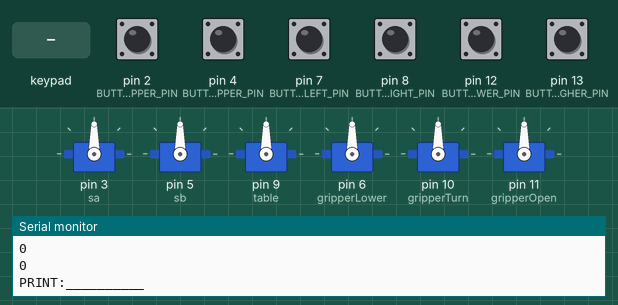
Simulated run of this sketch. Board: Arduino Uno, built with avr-gcc and run on an emulated ATmega328P. Shown: 6 × servo, the last lines printed to the serial monitor. The test bench sets the inputs (shaded band); at power-on: pin 2 (BUTTON_OPEN_GRIPPER_PIN), pin 4 (BUTTON_CLOSE_GRIPPER_PIN), pin 7 (BUTTON_TURN_LEFT_PIN), pin 8 (BUTTON_TURN_RIGHT_PIN), pin 12 (BUTTON_ANGLE_LOWER_PIN), pin 13 (BUTTON_ANGLE_HIGHER_PIN) HIGH.

Above: at 1.2 s.
1.3 s: key 'U' pressed
At 2.0 s:
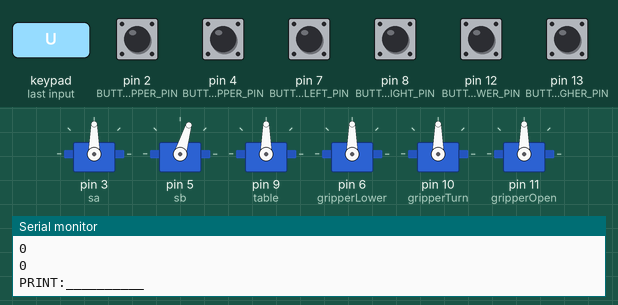
3.2 s: pin 2 (BUTTON_OPEN_GRIPPER_PIN) pulled LOW for 1 s
At 5.3 s:
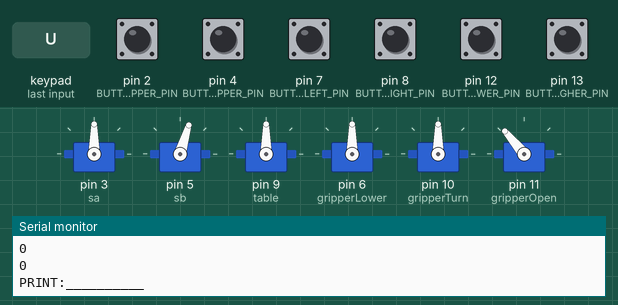
5.7 s: pin 7 (BUTTON_TURN_LEFT_PIN) pulled LOW for 1 s
At 7.0 s:
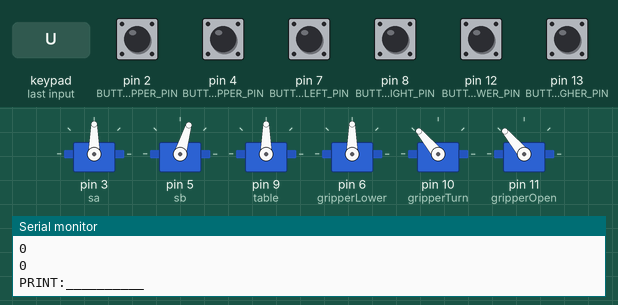
8.2 s: pin 4 (BUTTON_CLOSE_GRIPPER_PIN) pulled LOW for 1 s
At 10.0 s:
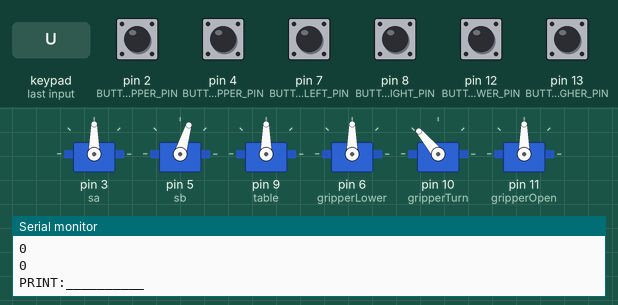
10.7 s: pin 8 (BUTTON_TURN_RIGHT_PIN) pulled LOW for 1 s
At 11.18 s:
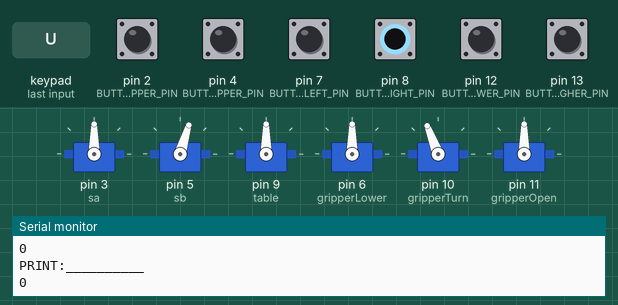
13.2 s: pin 12 (BUTTON_ANGLE_LOWER_PIN) pulled LOW for 1 s
At 14.7 s:
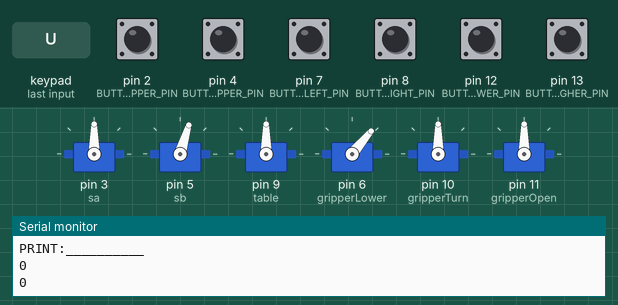
Timing chart, 0 to 16.2 s (numbered marks = the images above; inputs shaded):
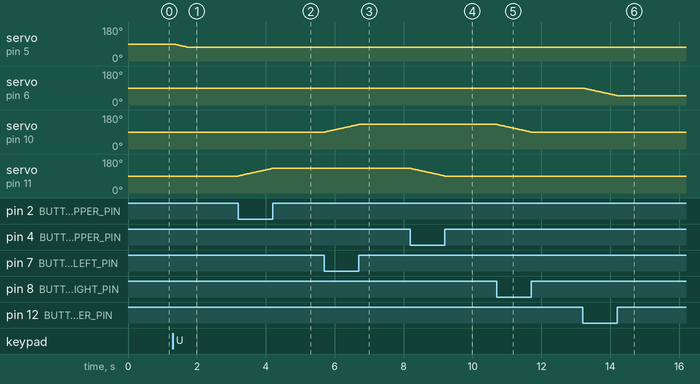

The sketch:

robotarmtesting.ino
```cpp
#include <Wire.h>
#include "Nunchuk.h"
#include <Servo.h>
#define ARDUINO

// Alle Servovariablen definiern
Servo sa, sb, table, gripperLower, gripperTurn, gripperOpen;

// Alle Buttonpins Definieren
const int BUTTON_OPEN_GRIPPER_PIN = 2;
const int BUTTON_CLOSE_GRIPPER_PIN = 4;
const int BUTTON_TURN_LEFT_PIN = 7;
const int BUTTON_TURN_RIGHT_PIN = 8;
const int BUTTON_ANGLE_LOWER_PIN = 12;
const int BUTTON_ANGLE_HIGHER_PIN = 13;

// Minimal- und Maximalwinkel definieren
const int MIN = 0;
const int MAX = 180;
const int MIN_A = 10;
const int MAX_A = 180;
const int MIN_B = 0;
const int MAX_B = 110;
const int MIN_W = 0;
const int MAX_W = 180;
const int MIN_GRIPPERL = 0;
const int MAX_GRIPPERL = 180;
const int MIN_GRIPPERT = 0;
const int MAX_GRIPPERT = 180;


// Startposition der Winkel definieren
float angleA = 90;
float angleB = 90;
float tableW = 90;
float gripperLowerAngle = 90;
float gripperTurnAngle = 90;
float gripperOpenAngle = 90;

void setup() {
    // Servos den Pins zuweisen
    sa.attach(3);  // Black
    sb.attach(5);  // Yellow
    table.attach(9);  // Brown
    gripperLower.attach(6);  // Orange
    gripperTurn.attach(10);  // Red
    gripperOpen.attach(11);  // Green

    // Serielleschnitstelle
    Serial.begin(9600);

    // Nunchuk einbinden
    Wire.begin();
    nunchuk_init();

    // Buttons als Inputs definieren
    pinMode(BUTTON_OPEN_GRIPPER_PIN, INPUT_PULLUP);
    pinMode(BUTTON_CLOSE_GRIPPER_PIN, INPUT_PULLUP);
    pinMode(BUTTON_TURN_LEFT_PIN, INPUT_PULLUP);
    pinMode(BUTTON_TURN_RIGHT_PIN, INPUT_PULLUP);
    pinMode(BUTTON_ANGLE_LOWER_PIN, INPUT_PULLUP);
    pinMode(BUTTON_ANGLE_HIGHER_PIN, INPUT_PULLUP);
}

void loop() {
  if (nunchuk_read()) {
    // Werte von Joystick auslesen
    float x = nunchuk_joystickX();
    float y = nunchuk_joystickY();
    int c = nunchuk_buttonC();
    int z = nunchuk_buttonZ();

    Serial.println("PRINT:__________");
    Serial.println(nunchuk_buttonC());
    Serial.println(c);

    // Roboterarm drehen
    if(MIN < tableW) {
      if(x > 90) {
        tableW -= 1;
      } else if(x > 30) {
        tableW -= 0.5;
      }
    }

    if(MAX > tableW) {
      if(x < -90) {
        tableW += 1;
      } else if(x < -30) {
        tableW += 0.5;
      }
    }

    // Armteil vorne bewegen
    if(MIN_B < angleB) {
      if(y > 90) {
        angleB -= 1;
      } else if(y > 30) {
        angleB -= 0.5;
      }
    }

    if(MAX_B > angleB) {
      if(y < -90) {
        angleB += 1;
      } else if(y < -30) {
        angleB += 0.5;
      }
    }

    // Roboterarm nach oben und unten bewegen
    if(z == 1 && MIN_A < angleA) {
      angleA -= 0.3;
    }

    if(c == 1 && MAX_A > angleA) {
      angleA += 0.3;
    }

    // Greifer nach oben oder unten
    if (!digitalRead(BUTTON_ANGLE_HIGHER_PIN) && MAX_GRIPPERL > gripperLowerAngle) {
        gripperLowerAngle += 1;
    } else if (!digitalRead(BUTTON_ANGLE_LOWER_PIN) && MIN_GRIPPERL < gripperLowerAngle) {
        gripperLowerAngle -= 1;
    }

    // Greifer drehen
    if (!digitalRead(BUTTON_TURN_LEFT_PIN) && MAX_GRIPPERT > gripperTurnAngle) {
        gripperTurnAngle += 1;
    } else if (!digitalRead(BUTTON_TURN_RIGHT_PIN) && MIN_GRIPPERT < gripperTurnAngle) {
        gripperTurnAngle -= 1;
    }

    // greifen
    if (!digitalRead(BUTTON_OPEN_GRIPPER_PIN) && MAX > gripperOpenAngle) {
        gripperOpenAngle += 1;
    } else if (!digitalRead(BUTTON_CLOSE_GRIPPER_PIN) && MIN < gripperOpenAngle) {
        gripperOpenAngle -= 1;
    }

    // alle Servos beschreiben
    sa.write(angleA);
    sb.write(angleB);
    table.write(tableW);
    gripperLower.write(gripperLowerAngle);
    gripperTurn.write(gripperTurnAngle);
    gripperOpen.write(gripperOpenAngle);
  }
  delay(10);
}
```

Measured:
- after the input at 1.3 s, servo on pin 5 (sb): moves from 90° to 73° over 0.40 s, starting at once
- after the input at 3.2 s, servo on pin 11 (gripperOpen): moves from 90° to 130° over 0.97 s, starting at once
- after the input at 5.7 s, servo on pin 10 (gripperTurn): moves from 90° to 130° over 0.97 s, starting at once
- after the input at 8.2 s, servo on pin 11 (gripperOpen): moves from 130° to 90° over 0.97 s, starting at once
- after the input at 10.7 s, servo on pin 10 (gripperTurn): moves from 130° to 90° over 0.97 s, starting at once
- after the input at 13.2 s, servo on pin 6 (gripperLower): moves from 90° to 50° over 0.97 s, starting at once
